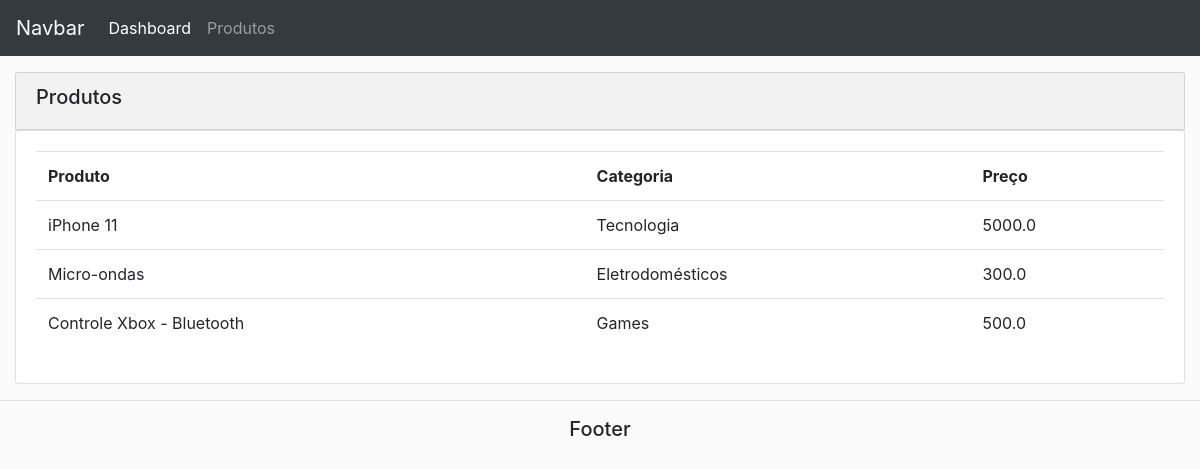
Screenshot of /products/ with the database file from the repository.
### accounts/models.py (models this page shows, shortened)
class Product(models.Model):
    name = models.CharField(max_length=200, null=True)
    price = models.FloatField(null=True)
    category = models.ForeignKey(Category, on_delete=models.CASCADE)
    description = models.CharField(max_length=200, null=True, blank=True)
    date_created = models.DateTimeField(auto_now_add=True, null=True)
    tag = models.ManyToManyField(Tag)

class Category(models.Model):
    name = models.CharField(max_length=100)
    def __str__(self):
        return self.name

### accounts/views.py (the view)
# urls.py: path('products/', views.products, name='products'),
def products(request):
    products = Product.objects.all()
    return render(request, 'accounts/products.html', {'products': products})

### accounts/templates/accounts/products.html
{% extends 'accounts/main.html' %}
{% block content %}
<div class="row">
  <div class="col-md">
    <div class="card card-header">
      <h5>Produtos</h5>
    </div>
    <div class="card card-body">
      <table class="table">
        <tr>
          <th>Produto</th>
          <th>Categoria</th>
          <th>Preço</th>
        </tr>
        {% for p in products %}
        <tr>
          <td>{{p.name}}</td>
          <td>{{p.category}}</td>
          <td>{{p.price}}</td>
        </tr>
        {% endfor %}
      </table>
    </div>
  </div>
</div>
{%endblock %}

### static/css/main.css (style rules this page uses)
body { background-color: #fafafa; }

### rows the page displays
Product: name "iPhone 11", category "Tecnologia", price "5000.0"
Product: name "Micro-ondas", category "Eletrodomésticos", price "300.0"
Product: name "Controle Xbox - Bluetooth", category "Games", price "500.0"
